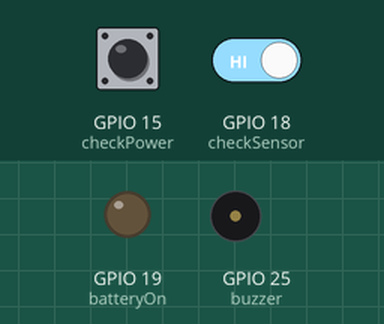
The sketch below on a simulated ESP32. Parts: output pins drawn as LEDs (lit = HIGH), buzzer (waves = sounding, pin HIGH). Dashed ring = blinking. Inputs (shaded band) come from the test bench; at power-on: GPIO 15 (checkPower) HIGH, GPIO 18 (checkSensor) HIGH. What the sketch prints to the serial monitor is not drawn.

Above: at 1.2 s.
1.3 s: GPIO 15 (checkPower) driven LOW
At 2.1 s:
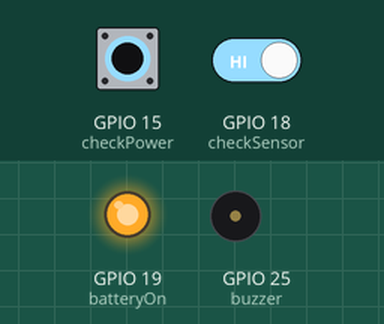
2.8 s: GPIO 18 (checkSensor) driven LOW
At 3.2 s:
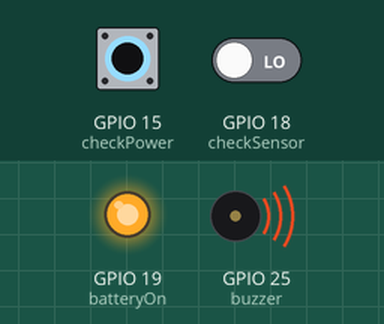
4.3 s: GPIO 15 (checkPower) driven HIGH
At 5.6 s:
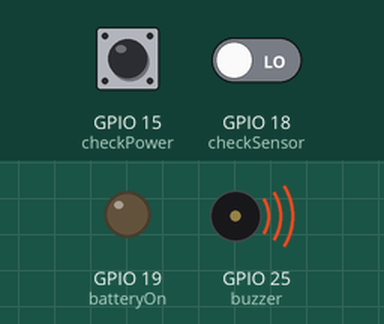
7.3 s: GPIO 18 (checkSensor) driven HIGH
At 7.8 s:
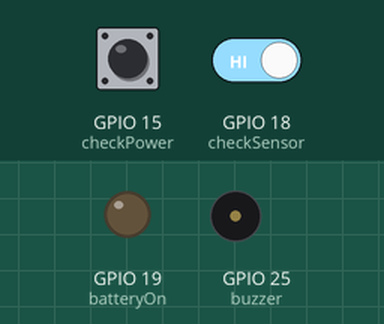
8.8 s: GPIO 15 (checkPower) pulsed LOW 2 times (0.12 s each, 0.3 s apart)
At 8.86 s:
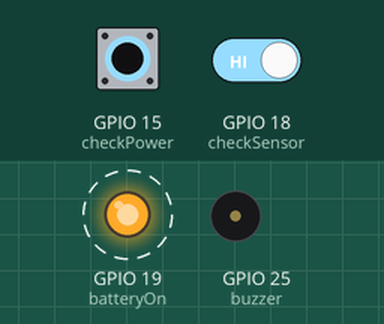
Timing chart, 0 to 11.8 s (numbered marks = the images above; inputs shaded):
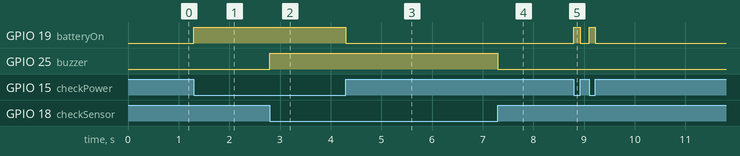

Measured:
- after the input at 1.3 s, GPIO 19 (batteryOn): LOW → HIGH at once
- after the input at 2.8 s, GPIO 25 (buzzer): LOW → HIGH at once
- after the input at 4.3 s, GPIO 19 (batteryOn): HIGH → LOW at once
- after the input at 7.3 s, GPIO 25 (buzzer): HIGH → LOW at once
- after the input at 8.8 s, GPIO 19 (batteryOn): alternates HIGH for 0.12 s and LOW for 0.18 s, 4 changes in all, then stays LOW, starting at once

The sketch:

tracyprotect.ino
```cpp
#include "WiFi.h"
#include "ESPAsyncWebServer.h"
#include <WiFiClient.h>
#include <WiFiAP.h>


#include <HardwareSerial.h>
HardwareSerial RfSerial(1);


const char *ssid = "TRACY";
const char *password = "tracy1234";

int checkPower = 15;
int checkSensor = 18;
int buzzer = 25;
int batteryOn=19;
bool duplex = false;
String receiveMsg= "";
String address="This is the address where Tracy Protect is installed."; // !important

String phone;
String fname;
String street;
String Message;
String apartment;
String disablity;

String part1 = "<html><head><meta name='viewport' content='width=device-width, initial-scale=1, user-scalable=no' /><style>input{ width:100%;height:5%;margin:5px;font-size:20px;background-color:white;}</style></head><body scroll='no' style='background-color: black;'>";
String part2 = "<div style='width:100%;height:100%;font-size:20px;'><h5 style='color:red;'>Tracy 1.0</h5>";
String part3 = "<form><input  type='tel' name='phone' placeholder='Enter Mobile No.'></br /><input type='text' placeholder='Full Name' name='name'><br /><input type='text' placeholder='Street' name='street'><br /><input type='text' name='apartment' placeholder='Apartment No.'><br />";
String part4 = "<textarea placeholder='If you have any disablity, please mention about it in detail over here.(Make sure this field is blank if you dont have any disablity)' style='width:100%;height:30%;margin:5px;font-size:20px;background-white:grey;' name='disablity'></textarea><br />";
String part5 = "<textarea placeholder='Enter your message here. Specify the type of help needed clearly.' style='width:100%;height:70%;margin:5px;font-size:20px;background-color:white;' name='message'></textarea><br /><input style='margin:5px; width:100%;' type='submit' /></form></div></body></html>";

void transmit(String data) {
  String data2 = data;
  if (RfSerial.available()) {
    duplex = true;
    RfSerial.flush();
    RfSerial.print("gfdfsgdfgdfsgfsgdfsgf <PADDING>" + data2 + "</PADDING> hghdfghfghfgdhghdg");
    duplex = false;
  }
}


AsyncWebServer server(80);
void setup(){
  pinMode(checkPower,INPUT);
  pinMode(checkSensor,INPUT);
  pinMode(batteryOn,OUTPUT);
  pinMode(buzzer,OUTPUT);
  digitalWrite(batteryOn,LOW);
  digitalWrite(checkPower,LOW);
  digitalWrite(buzzer,LOW);
  Serial.begin(115200);
  Serial.println();

/* Define pins for radio transmit and receive */
  RfSerial.begin(2400,SERIAL_8N1,16,17);

/* WiFi Hotspot logic */
  Serial.println("Configuring access point...");
  // You can remove the password parameter if you want the AP to be open.
  WiFi.softAP(ssid, password);
  IPAddress myIP = WiFi.softAPIP();
  Serial.print("AP IP address: ");
  Serial.println(myIP);
  Serial.println("Server started");
  server.on("/", HTTP_GET, [](AsyncWebServerRequest *request){
    const char* PARAM_KEY = "phone";
    int paramsNr = request->params();
    if(request->hasParam("phone")){
      phone = request->getParam(0)->value();
   }
   if(request->hasParam("message")){
      Message = request->getParam(1)->value();
   }
    transmit(phone+"\n"+Message+"\n");
    request->send(200, "text/html", part1+part2+part3+part4+part5);
  });

  server.on("/log", HTTP_GET, [](AsyncWebServerRequest *request){
    int paramsNr = request->params();
    AsyncWebParameter* p = request->getParam(0);
    request->send(200, "text/html", "<html><head><meta name='viewport' content='width=device-width, initial-scale=1, user-scalable=no' /></head><body><div style='width:100%;height:100%;font-size:20px;'><textarea style='width:100%;height:70%;margin:5px;font-size:20px;background-color:grey;font-color:white;'>" + receiveMsg + "</textarea></div></body></html>");
  });

  server.begin();
}

void loop(){
  String received="";
  if(!duplex && RfSerial.available()){
      received =char(RfSerial.read());
      receiveMsg += received;
  }
  Serial.print(receiveMsg);
/* Switch to battery if POWER CUT */
  if(digitalRead(checkPower) == LOW){
      Serial.write("low");
      if(digitalRead(batteryOn) == LOW){
          digitalWrite(batteryOn,HIGH);
        }
  }

  if(digitalRead(checkPower) == HIGH){
      if(digitalRead(batteryOn) == HIGH){
          digitalWrite(batteryOn,LOW);
      }
   }
/* Battery Logic till here */


/* Check Fire Sensor and give buzzer */
if(digitalRead(checkSensor) == LOW){
  if(digitalRead(buzzer) == LOW){
      digitalWrite(buzzer,HIGH);
      transmit("FIRE WARNING:" + address);
      Serial.println(address);
  }
}

if(digitalRead(checkSensor) == HIGH){
  if(digitalRead(buzzer) == HIGH){
      digitalWrite(buzzer,LOW);
  }
}
/*  Fire sensor Logic till here  */
}
```
